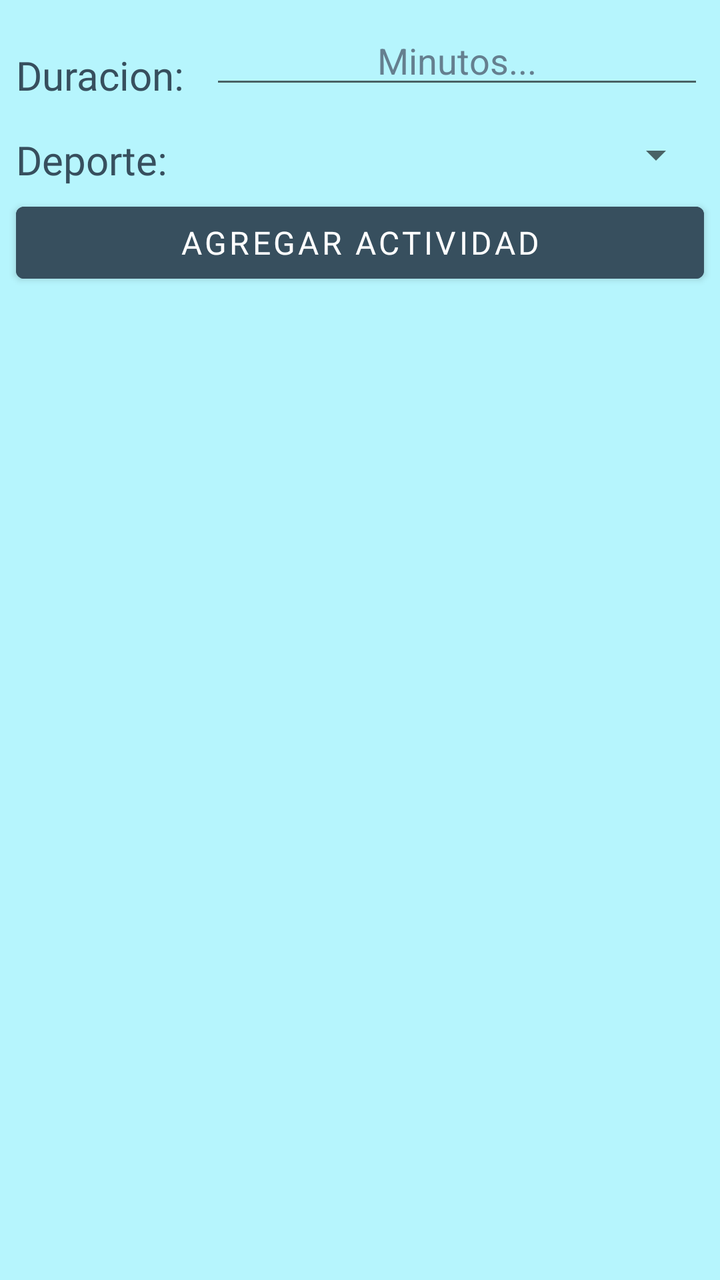
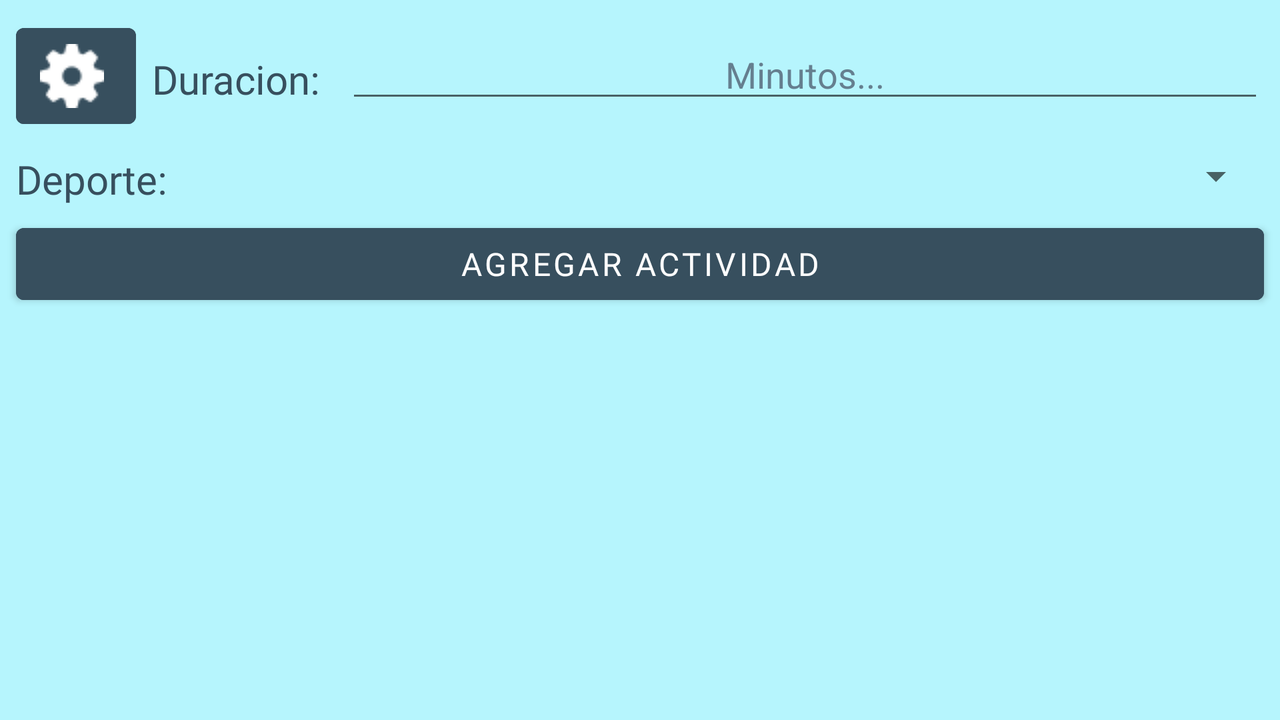

First picture: res/layout/ on a phone held upright. Second picture: the repository's own variant of that layout, on a device whose configuration matches the variant's folder. Source for both follows.
<!-- AndroidManifest.xml: application theme Theme.RegistroMisDeportes_V2 -->
<!-- res/layout/activity_crear_actividad.xml -->
<?xml version="1.0" encoding="utf-8"?>
<androidx.constraintlayout.widget.ConstraintLayout xmlns:android="http://schemas.android.com/apk/res/android"
    xmlns:app="http://schemas.android.com/apk/res-auto"
    xmlns:tools="http://schemas.android.com/tools"
    android:layout_width="match_parent"
    android:layout_height="match_parent"
    android:background="@color/azul_claro"
    tools:context=".CrearActividadActivity">

    <Spinner
        android:id="@+id/spinnerDeportes"
        android:layout_width="0dp"
        android:layout_height="wrap_content"
        android:layout_marginStart="8dp"
        android:layout_marginTop="16dp"
        android:layout_marginEnd="8dp"
        app:layout_constraintBottom_toBottomOf="parent"
        app:layout_constraintEnd_toEndOf="parent"
        app:layout_constraintStart_toEndOf="@+id/textView3"
        app:layout_constraintTop_toBottomOf="@+id/editTextMinutos"
        app:layout_constraintVertical_bias="0.0" />

    <TextView
        android:id="@+id/textView"
        android:layout_width="wrap_content"
        android:layout_height="wrap_content"
        android:layout_marginStart="8dp"
        android:layout_marginTop="24dp"
        android:fontFamily="@font/chopsic"
        android:text="@string/Duracion"
        android:textColor="@color/azul_muy_oscuro"
        android:textSize="20sp"
        app:layout_constraintBottom_toBottomOf="parent"
        app:layout_constraintEnd_toEndOf="parent"
        app:layout_constraintHorizontal_bias="0.0"
        app:layout_constraintStart_toStartOf="parent"
        app:layout_constraintTop_toTopOf="parent"
        app:layout_constraintVertical_bias="0.0" />

    <TextView
        android:id="@+id/textView3"
        android:layout_width="wrap_content"
        android:layout_height="wrap_content"
        android:layout_marginStart="8dp"
        android:layout_marginTop="17dp"
        android:fontFamily="@font/chopsic"
        android:text="@string/Deporte"
        android:textColor="@color/azul_muy_oscuro"
        android:textSize="20sp"
        app:layout_constraintBottom_toBottomOf="parent"
        app:layout_constraintEnd_toEndOf="parent"
        app:layout_constraintHorizontal_bias="0.0"
        app:layout_constraintStart_toStartOf="parent"
        app:layout_constraintTop_toBottomOf="@+id/editTextMinutos"
        app:layout_constraintVertical_bias="0.0" />

    <EditText
        android:id="@+id/editTextMinutos"
        android:layout_width="0dp"
        android:layout_height="wrap_content"
        android:layout_marginStart="8dp"
        android:layout_marginTop="8dp"
        android:layout_marginEnd="8dp"
        android:ems="10"
        android:hint="@string/Minutos"
        android:inputType="number"
        android:textAlignment="center"
        android:textColor="@color/azul_muy_oscuro"
        android:textColorHint="@color/azul_hint"
        app:layout_constraintBottom_toBottomOf="parent"
        app:layout_constraintEnd_toEndOf="parent"
        app:layout_constraintStart_toEndOf="@+id/textView"
        app:layout_constraintTop_toTopOf="parent"
        app:layout_constraintVertical_bias="0.0" />

    <Button
        android:id="@+id/buttonAgregarActividad"
        android:layout_width="0dp"
        android:layout_height="wrap_content"
        android:layout_marginStart="8dp"
        android:layout_marginTop="8dp"
        android:layout_marginEnd="8dp"
        android:backgroundTint="@color/azul_muy_oscuro"
        android:fontFamily="@font/chopsic"
        android:text="@string/AgregarAct"
        android:textColor="@color/white"
        android:textSize="16sp"
        app:layout_constraintBottom_toBottomOf="parent"
        app:layout_constraintEnd_toEndOf="parent"
        app:layout_constraintStart_toStartOf="parent"
        app:layout_constraintTop_toBottomOf="@+id/spinnerDeportes"
        app:layout_constraintVertical_bias="0.0" />

</androidx.constraintlayout.widget.ConstraintLayout>
<!-- resources referenced by this layout -->
<resources>
  <color name="azul_claro">#B6F5FD</color>
  <color name="azul_hint">#657F8F</color>
  <color name="azul_muy_oscuro">#374F5E</color>
  <color name="white">#FFFFFFFF</color>
  <string name="AgregarAct">Agregar Actividad</string>
  <string name="Deporte">"Deporte: "</string>
  <string name="Duracion">"Duracion: "</string>
  <string name="Minutos">Minutos...</string>
  <style name="Theme.RegistroMisDeportes_V2" parent="Theme.MaterialComponents.DayNight.DarkActionBar">
          
          <item name="colorPrimary">@color/purple_500</item>
          <item name="colorPrimaryVariant">@color/purple_700</item>
          <item name="colorOnPrimary">@color/white</item>
          
          <item name="colorSecondary">@color/teal_200</item>
          <item name="colorSecondaryVariant">@color/teal_700</item>
          <item name="colorOnSecondary">@color/black</item>
          
          <item name="android:statusBarColor">?attr/colorPrimaryVariant</item>
          
      </style>
  <color name="purple_500">#FF6200EE</color>
  <color name="purple_700">#FF3700B3</color>
  <color name="teal_200">#FF03DAC5</color>
  <color name="teal_700">#FF018786</color>
  <color name="black">#FF000000</color>
</resources>
<!-- res/layout-land/activity_crear_actividad.xml (the repository's variant of the layout above) -->
<!-- drawn on the phone turned sideways -->
<?xml version="1.0" encoding="utf-8"?>
<androidx.constraintlayout.widget.ConstraintLayout xmlns:android="http://schemas.android.com/apk/res/android"
    xmlns:app="http://schemas.android.com/apk/res-auto"
    xmlns:tools="http://schemas.android.com/tools"
    android:layout_width="match_parent"
    android:layout_height="match_parent"
    android:background="@color/azul_claro"
    tools:context=".CrearActividadActivity">

    <Button
        android:id="@+id/buttonConfiguracion"
        android:layout_width="60dp"
        android:layout_height="60dp"
        android:layout_marginStart="8dp"
        android:layout_marginTop="8dp"
        android:layout_marginBottom="8dp"
        android:backgroundTint="@color/azul_muy_oscuro"
        app:icon="@drawable/configuraciones"
        app:iconGravity="end|textStart"
        app:iconTint="@color/white"
        app:layout_constraintBottom_toTopOf="@+id/editTextDescripcion"
        app:layout_constraintEnd_toEndOf="parent"
        app:layout_constraintHorizontal_bias="0.0"
        app:layout_constraintStart_toStartOf="parent"
        app:layout_constraintTop_toTopOf="parent"
        app:layout_constraintVertical_bias="0.0" />

    <Spinner
        android:id="@+id/spinnerDeportes"
        android:layout_width="0dp"
        android:layout_height="wrap_content"
        android:layout_marginStart="8dp"
        android:layout_marginTop="8dp"
        android:layout_marginEnd="8dp"
        app:layout_constraintBottom_toBottomOf="parent"
        app:layout_constraintEnd_toEndOf="parent"
        app:layout_constraintStart_toEndOf="@+id/textView3"
        app:layout_constraintTop_toBottomOf="@+id/buttonConfiguracion"
        app:layout_constraintVertical_bias="0.0" />

    <TextView
        android:id="@+id/textView"
        android:layout_width="wrap_content"
        android:layout_height="wrap_content"
        android:layout_marginStart="8dp"
        android:layout_marginTop="26dp"
        android:fontFamily="@font/chopsic"
        android:text="@string/Duracion"
        android:textColor="@color/azul_muy_oscuro"
        android:textSize="20sp"
        app:layout_constraintBottom_toBottomOf="parent"
        app:layout_constraintEnd_toEndOf="parent"
        app:layout_constraintHorizontal_bias="0.0"
        app:layout_constraintStart_toEndOf="@+id/buttonConfiguracion"
        app:layout_constraintTop_toTopOf="parent"
        app:layout_constraintVertical_bias="0.0" />

    <TextView
        android:id="@+id/textView3"
        android:layout_width="wrap_content"
        android:layout_height="wrap_content"
        android:layout_marginStart="8dp"
        android:layout_marginTop="8dp"
        android:fontFamily="@font/chopsic"
        android:text="@string/Deporte"
        android:textColor="@color/azul_muy_oscuro"
        android:textSize="20sp"
        app:layout_constraintBottom_toBottomOf="parent"
        app:layout_constraintEnd_toEndOf="parent"
        app:layout_constraintHorizontal_bias="0.0"
        app:layout_constraintStart_toStartOf="parent"
        app:layout_constraintTop_toBottomOf="@+id/buttonConfiguracion"
        app:layout_constraintVertical_bias="0.0" />

    <EditText
        android:id="@+id/editTextMinutos"
        android:layout_width="0dp"
        android:layout_height="wrap_content"
        android:layout_marginStart="8dp"
        android:layout_marginTop="15dp"
        android:layout_marginEnd="8dp"
        android:ems="10"
        android:hint="@string/Minutos"
        android:inputType="number"
        android:textAlignment="center"
        android:textColor="@color/azul_muy_oscuro"
        android:textColorHint="@color/azul_hint"
        app:layout_constraintBottom_toBottomOf="parent"
        app:layout_constraintEnd_toEndOf="parent"
        app:layout_constraintStart_toEndOf="@+id/textView"
        app:layout_constraintTop_toTopOf="parent"
        app:layout_constraintVertical_bias="0.0" />

    <Button
        android:id="@+id/buttonAgregarActividad"
        android:layout_width="0dp"
        android:layout_height="wrap_content"
        android:layout_marginStart="8dp"
        android:layout_marginTop="8dp"
        android:layout_marginEnd="8dp"
        android:backgroundTint="@color/azul_muy_oscuro"
        android:fontFamily="@font/chopsic"
        android:text="@string/AgregarAct"
        android:textColor="@color/white"
        android:textSize="16sp"
        app:layout_constraintBottom_toBottomOf="parent"
        app:layout_constraintEnd_toEndOf="parent"
        app:layout_constraintStart_toStartOf="parent"
        app:layout_constraintTop_toBottomOf="@+id/spinnerDeportes"
        app:layout_constraintVertical_bias="0.0" />

</androidx.constraintlayout.widget.ConstraintLayout>
<!-- resources referenced by the variant -->
<!-- as the phone turned sideways resolves them -->
<resources>
  <color name="azul_claro">#B6F5FD</color>
  <color name="azul_hint">#657F8F</color>
  <color name="azul_muy_oscuro">#374F5E</color>
  <color name="white">#FFFFFFFF</color>
  <!-- drawable configuraciones: webp bitmap (drawable, 356 bytes) -->
  <string name="AgregarAct">Agregar Actividad</string>
  <string name="Deporte">"Deporte: "</string>
  <string name="Duracion">"Duracion: "</string>
  <string name="Minutos">Minutos...</string>
  <style name="Theme.RegistroMisDeportes_V2" parent="Theme.MaterialComponents.DayNight.DarkActionBar">
          
          <item name="colorPrimary">@color/purple_500</item>
          <item name="colorPrimaryVariant">@color/purple_700</item>
          <item name="colorOnPrimary">@color/white</item>
          
          <item name="colorSecondary">@color/teal_200</item>
          <item name="colorSecondaryVariant">@color/teal_700</item>
          <item name="colorOnSecondary">@color/black</item>
          
          <item name="android:statusBarColor">?attr/colorPrimaryVariant</item>
          
      </style>
  <color name="purple_500">#FF6200EE</color>
  <color name="purple_700">#FF3700B3</color>
  <color name="teal_200">#FF03DAC5</color>
  <color name="teal_700">#FF018786</color>
  <color name="black">#FF000000</color>
</resources>
